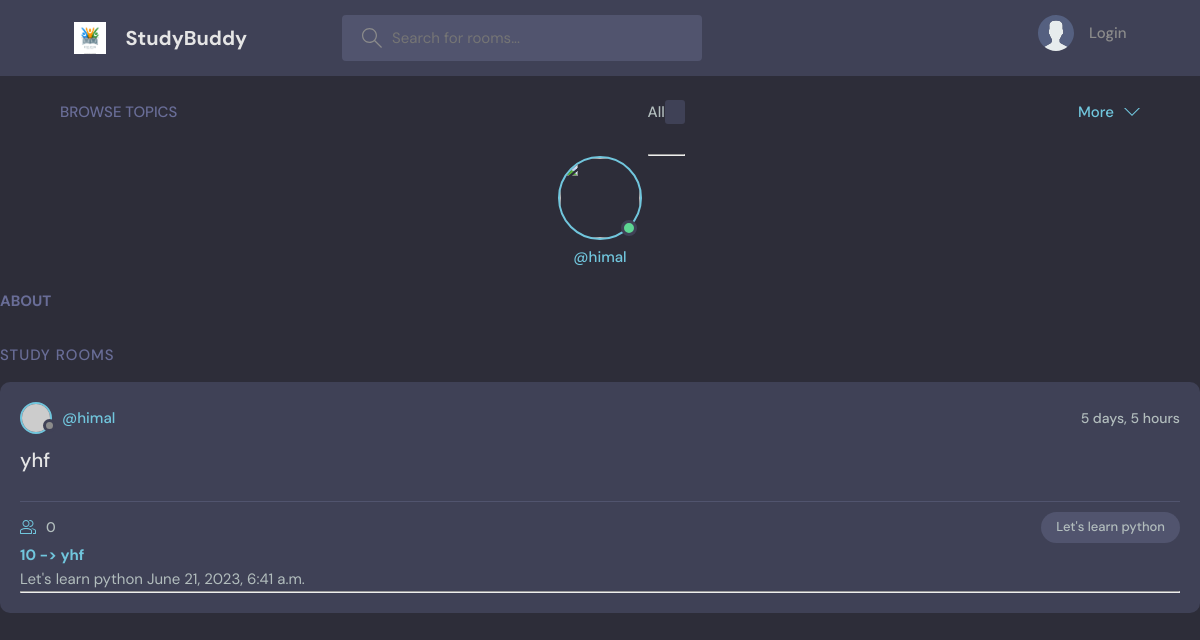
Page /userprofile/1 on the earlier database version.
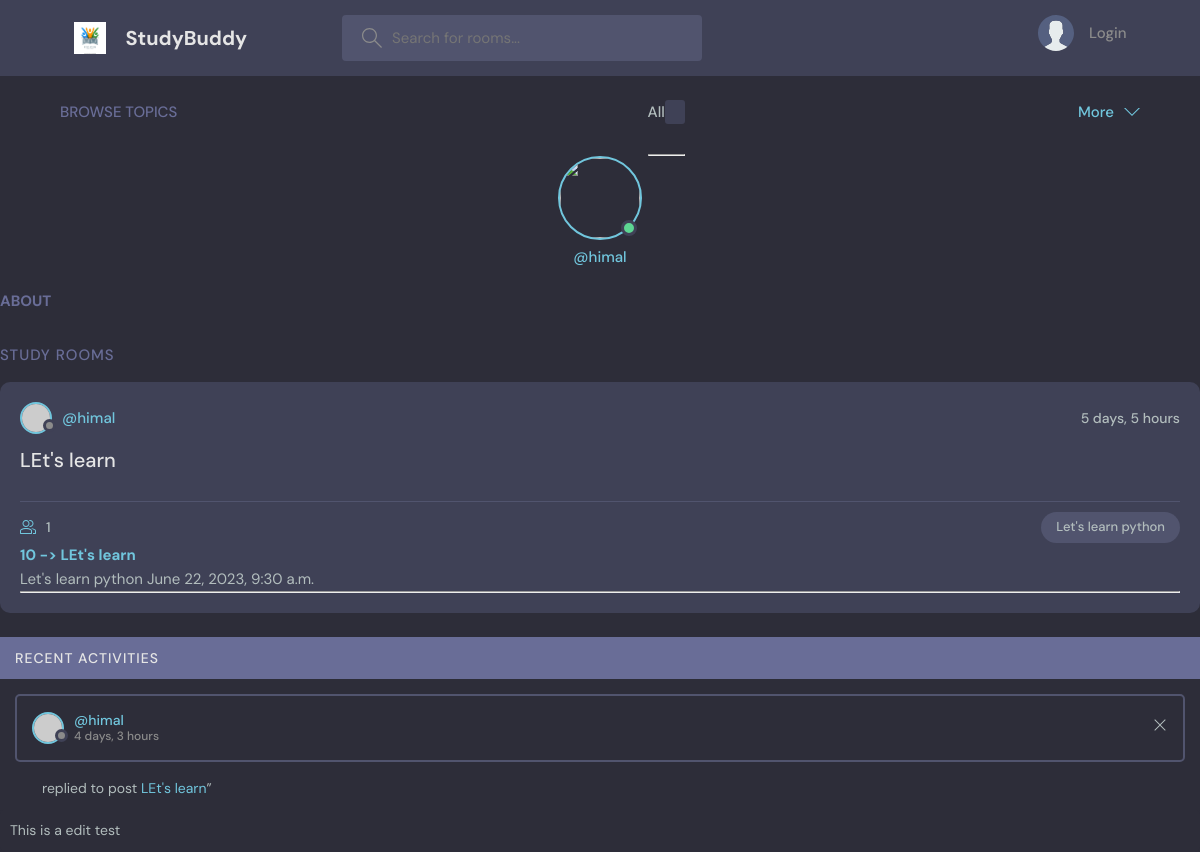
Same page on the later database version.
### base/models.py (models this page shows, shortened)
class Room(models.Model):
    host= models.ForeignKey(User, on_delete=models.SET_NULL, null=True)
    topic = models.ForeignKey(Topic, on_delete=models.SET_NULL, null =True)
    name = models.CharField(max_length=30)
    description = models.TextField(null= True, blank=True)
    participants = models.ManyToManyField(User , related_name='participants', blank=True)
    created = models.DateTimeField(auto_now_add=True)
    updated = models.DateTimeField(auto_now=True)
    class Meta:
        ordering = ['-updated', '-created']
    def __str__(self) -> str:
        return self.name

class Topic(models.Model):
    name = models.CharField(max_length=200)

class Message(models.Model):
    user= models.ForeignKey(User, on_delete=models.CASCADE)
    room=models.ForeignKey(Room , on_delete=models.CASCADE )
    body = models.TextField(null=False)
    created = models.DateTimeField(auto_now_add=True)
    updated = models.DateTimeField(auto_now=True)

### base/views.py (the view)
# urls.py: path('userprofile/<int:pk>', views.userprofile, name ='userprofile'),
def userprofile(request, pk):
    user = User.objects.get(id=pk)
    room = user.room_set.all()
    room_messages = user.message_set.all()
    context ={'user' : user,'room_messages':room_messages,
              'rooms':room}
    return render(request, 'base/userprofile.html',context)

### base/templates/base/userprofile.html (shortened to what this page needs)
{% extends 'main.html' %}
{% block content %}
<main class="profile-page layout layout--3">
  <div class="container">
    {% include 'base/topic_template.html' %}
    <div class="roomList">
      <div class="profile">
        <div class="profile__avatar">
          <div class="avatar avatar--large active">
            <img src="{{user.avatar.url}}" />
          </div>
        </div>
        <div class="profile__info">
          <p>@{{user.username}}</p>
        </div>
        <div class="profile__about">
          <h3>About</h3>
        </div>
      </div>
      <div class="roomList__header">
        <div>
          <h2>Study Rooms </a>
          </h2>
        </div>
      </div>
      {% include 'base/feed.html' %}
    </div>
    {% include 'base/recent_activity.html' %}
  </div>
</main>
{% endblock content %}

### base/templates/base/feed.html (shortened to what this page needs)
{% for room in rooms %}
<div class="roomListRoom">
    <div class="roomListRoom__header">
      <a href="{% url 'userprofile' room.host.id %}" class="roomListRoom__author">
        <div class="avatar avatar--small">
          <img src="https://randomuser.me/api/portraits/women/11.jpg" />
        </div>
        <span>@{{room.host}}</span>
      </a>
      <div class="roomListRoom__actions">
        <span>{{room.created|timesince}}</span>
      </div>
    </div>
    <div class="roomListRoom__content">
      <a href="{% url 'room' room.id %}">{{room}}</a>
    </div>
    <div class="roomListRoom__meta">
      <a href="{% url 'room' room.id %}" class="roomListRoom__joined">
        {{room.participants.all.count}}
      </a>
      <p class="roomListRoom__topic">{{room.topic.name}}</p>
    </div>
{% endfor %}
{% for room in rooms %}
        <div>
            {% if request.user.is_authenticated %}
            {% if request.user == room.host %}
            <a href="{% url 'updateroom' room.id %}">Edit</a>
            <a href="{% url 'delete' room.id %}">Delete</a>
                {% endif %}
                <span><a href ="{% url 'userprofile' room.host.id %}">@{{room.host.username}}</a></span>
                <h5><a href="{% url 'room' room.id %}">{{room.id}} -> {{room.name}}</a></h5>
                <small>{{room.topic.name}}</small>
                <small>{{room.updated}}</small>
                {% else %}
                <h5><a href="{% url 'room' room.id %}">{{room.id}} -> {{room.name}}</a></h5>
                    <small>{{room.topic.name}}</small>
                    <small>{{room.updated}}</small>
                    {% endif %}
                <hr>
                </div>
        {% endfor %}

### base/templates/base/recent_activity.html (shortened to what this page needs)
{% for message in room_messages %}
    <div class="activities__header">
      <h2>Recent Activities</h2>
    </div>
    <div class="activities__box">
      <div class="activities__boxHeader roomListRoom__header">
        <a href="{% url 'userprofile' message.user.id %}"profile.html" class="roomListRoom__author">
          <div class="avatar avatar--small">
            <img src="https://randomuser.me/api/portraits/women/11.jpg" />
          </div>
          <p>
            @{{message.user}}
            <span>{{message.created|timesince}}</span>
          </p>
        </a>
        <div class="roomListRoom__actions">
          <a href="#">
            <svg version="1.1" xmlns="http://www.w3.org/2000/svg" width="32" height="32" viewBox="0 0 32 32">
              <title>remove</title>
              <path
                d="M27.314 6.019l-1.333-1.333-9.98 9.981-9.981-9.981-1.333 1.333 9.981 9.981-9.981 9.98 1.333 1.333 9.981-9.98 9.98 9.98 1.333-1.333-9.98-9.98 9.98-9.981z"
              ></path>
            </svg>
          </a>
        </div>
      </div>
      </div>
      <div class="activities__boxContent">
        <p>replied to post <a href="{% url 'room' message.room.id %}">{{message.room.name}}</a>”</p>
        <div class="activities__boxRoomContent">
         {{message.body}}
        </div>
    {% endfor %}
  </div>

Differences in the rows shown:
changed Room "himal": name "yhf" → "LEt's learn"; participants.all.count "0" → "1"; updated "June 21, 2023, 6:41 a.m." → "June 22, 2023, 9:30 a.m."
added Message: user "himal", created "4 days, 3 hours", room.name "LEt's learn", body "This is a edit test"
